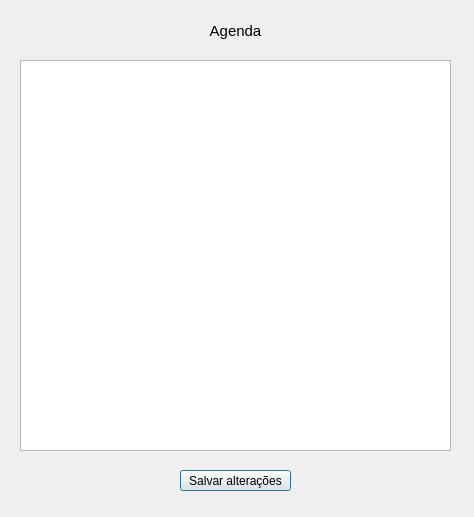
<?xml version="1.0" encoding="UTF-8"?>
<ui version="4.0">
 <class>viewServicos</class>
 <widget class="QDialog" name="viewServicos">
  <property name="geometry">
   <rect>
    <x>0</x>
    <y>0</y>
    <width>474</width>
    <height>517</height>
   </rect>
  </property>
  <property name="windowTitle">
   <string>Lista de Serviços</string>
  </property>
  <property name="windowIcon">
   <iconset resource="recursos.qrc">
    <normaloff>:/img/icones/maquina.png</normaloff>:/img/icones/maquina.png</iconset>
  </property>
  <widget class="QTableWidget" name="tbwServicos">
   <property name="geometry">
    <rect>
     <x>20</x>
     <y>60</y>
     <width>431</width>
     <height>391</height>
    </rect>
   </property>
  </widget>
  <widget class="QLabel" name="label">
   <property name="geometry">
    <rect>
     <x>20</x>
     <y>10</y>
     <width>431</width>
     <height>41</height>
    </rect>
   </property>
   <property name="font">
    <font>
     <family>MS Shell Dlg 2</family>
     <pointsize>11</pointsize>
    </font>
   </property>
   <property name="frameShape">
    <enum>QFrame::NoFrame</enum>
   </property>
   <property name="text">
    <string>Agenda</string>
   </property>
   <property name="alignment">
    <set>Qt::AlignCenter</set>
   </property>
   <property name="margin">
    <number>0</number>
   </property>
  </widget>
  <widget class="QPushButton" name="save">
   <property name="geometry">
    <rect>
     <x>180</x>
     <y>470</y>
     <width>111</width>
     <height>21</height>
    </rect>
   </property>
   <property name="text">
    <string>Salvar alterações</string>
   </property>
  </widget>
  <widget class="QLabel" name="gravo">
   <property name="geometry">
    <rect>
     <x>140</x>
     <y>490</y>
     <width>241</width>
     <height>20</height>
    </rect>
   </property>
   <property name="text">
    <string/>
   </property>
  </widget>
 </widget>
 <resources>
  <include location="recursos.qrc"/>
 </resources>
 <connections/>
</ui>
